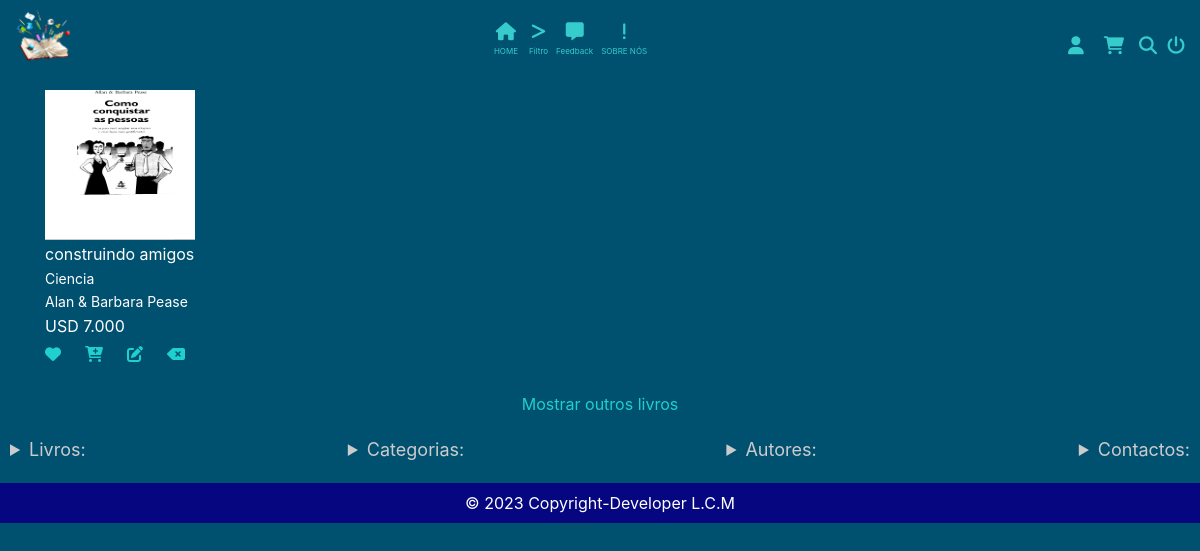
Page /paginas/index (signed in) on the committed database.
### tables this page shows
CREATE TABLE `livro` (
  `id_livro` int(6) NOT NULL,
  `url_capa` varchar(200) NOT NULL,
  `url_livro` varchar(200) NOT NULL,
  `titulo` varchar(50) NOT NULL,
  `preco` float(10,2) NOT NULL,
  `id_categoria` int(6) NOT NULL,
  `id_autor` int(6) NOT NULL
);

CREATE TABLE `categoria` (
  `id_categoria` int(6) NOT NULL,
  `nome` varchar(30) NOT NULL
);

CREATE TABLE `autor` (
  `id_autor` int(6) NOT NULL,
  `nome` varchar(60) NOT NULL
);

### app/Controllers/Paginas.php (called while the page is built, shortened)
<?php
class Paginas extends Controller {
    public function __construct()
    {
     $this->autorModel = $this->model('Autor');
        $this->categoriaModel = $this->model('Categoria');
        $this->postModel = $this->model('Post');
        $this->usuarioModel = $this->model('Usuario');
    }
    public function index(){
      $dados = [
        'autores' => $this->autorModel->lerAutores(),
         'categorias' => $this->categoriaModel->lerCategorias(),
         'livros' => $this->postModel->lerLivros(),
         'livros_favoritos' => $this->usuarioModel->lerLivrosFavoritos($_SESSION['usuario_id']),
    ];
       $this->view('paginas/home', $dados);
    }
}

### app/Libraries/Rota.php (called while the page is built, shortened)
<?php
class Rota{
    private $metodo = 'index';
    public function __construct()
    {
        $url = $this->url() ? $this->url() : [0];
        if(file_exists('../app/Controllers/'.ucwords($url[0]).'.php')):
            unset($url[0]);
        endif;
        $this->controlador = new $this->controlador;
        if(isset($url[1])):
            if(method_exists($this->controlador, $url[1])):
                $this->metodo = $url[1];
                unset($url[1]);
            endif;
        endif;
        $this->parametros = $url ? array_values($url) : [];
        call_user_func_array([$this->controlador, $this->metodo], $this->parametros);
    }
    private function url(){
        $url = filter_input(INPUT_GET,'url', FILTER_SANITIZE_URL);
        if(isset($url)):
            $url = trim(rtrim($url,'/'));
            $url = explode('/', $url);
            return $url;
        endif;
    }
}

### app/Libraries/Database.php (called while the page is built, shortened)
<?php
class Database {
    private $host = DB['HOST'];
    private $usuario = DB['USUARIO'];
    private $senha = DB['SENHA'];
    private $banco = DB['BANCO'];
    private $porta = DB['PORTA'];
    private $dbh;
    private $stmt;
    public function __construct()
    {
        $dsn = 'mysql:host='.$this->host.';port='.$this->porta.';dbname='.$this->banco;
        $opcoes = [
            PDO::ATTR_PERSISTENT => true,
            PDO::ATTR_ERRMODE => PDO::ERRMODE_EXCEPTION
        ];
        try {
            $this->dbh = new PDO($dsn, $this->usuario, $this->senha, $opcoes);
        } catch (PDOException $e) {
            print "Error!: ".$e->getMessage() . "<br/>";
            die();
        }
    }
    public function query($sql){
        $this->stmt = $this->dbh->prepare($sql);
    }
    public function bind($parametro, $valor, $tipo = null){
        if(is_null($tipo)):
            switch(true):
                case is_int($valor):
                    $tipo = PDO::PARAM_INT;
                break;
            endswitch;
        endif;
        $this->stmt->bindValue($parametro, $valor, $tipo);
    }
    public function executa(){
        return $this->stmt->execute();
    }
    public function resultados(){
        $this->executa();
        return $this->stmt->fetchAll(PDO::FETCH_OBJ);
    }
}

### app/Models/Post.php (called while the page is built, shortened)
<?php
class Post{
    private $db;
    public function __construct()
    {
        $this->db = new Database();
    }
    public function lerLivros(){
        $this->db->query("SELECT *,
        livro.id_livro as livroId,
        categoria.id_categoria as categoriaId,
        categoria.nome as categoriaNome,
        autor.id_autor as autorId,
        autor.nome as autorNome
         FROM livro
         INNER JOIN categoria ON
         livro.id_categoria = categoria.id_categoria
          INNER JOIN autor ON
          livro.id_autor = autor.id_autor
          ORDER BY livro.id_livro DESC ");
        return $this->db->resultados();
    }
}

### app/autoload.php (called while the page is built, shortened)
<?php
spl_autoload_register(function ($classe){
    $diretorios = [
        'Libraries',
        'Helpers'
    ];
    foreach($diretorios as $diretorio):
        $arquivo = (__DIR__.DIRECTORY_SEPARATOR.$diretorio.DIRECTORY_SEPARATOR.$classe.'.php');
    endforeach;
});

### app/Models/Autor.php (called while the page is built, shortened)
<?php
class Autor{
    private $db;
    public function __construct()
    {
        $this->db = new Database();
    }
    public function lerAutores(){
        $this->db->query("SELECT * FROM autor order by nome");
        return $this->db->resultados();
    }
}

### app/Models/Categoria.php (called while the page is built, shortened)
<?php
class Categoria{
    private $db;
    public function __construct()
    {
        $this->db = new Database();
    }
    public function lerCategorias(){
        $this->db->query("SELECT * FROM categoria order by nome");
        return $this->db->resultados();
    }
}

### app/Views/paginas/home.php (the view, shortened to what this page needs)
<section class="section_livros">
    <?php foreach($dados['livros'] as $livro): ?>
    <article class="main_livro article">
        <div class="div_capa_livro"><img src="<?= URL ?>/public/uploads/capa/<?= $livro->url_capa ?>" alt="">
        </div>
        <div class="artibutos_livro div-spans">
            <span class="nome_livro"><?= $livro->titulo ?></span>
            <span class="categoria_livro"><?= $livro->categoriaNome ?></span>
            <span class="autor_livro"><?= $livro->autorNome ?></span>
            <span class="preco_livro">USD <?= number_format($livro->preco, 0,',','.') ?></span>
        </div>
        <div class="div_btn_livro div-botao">
            <form name="editar" action="<?=URL?>/usuarios/AdicionaraosFavoritos/<?= $livro->id_livro ?>" method="post"><button style="<?php foreach($dados['livros_favoritos'] as $LF):
            if($livro->id_livro == $LF->id_livro):
                echo $LF->cor;
            endif;
        endforeach
            ?>" type="submit"><i class="fa-solid fa-heart"></i></button></form>
             <form name="cadastrar" action="<?=URL?>/carrinhos/resumo" method="post">
            <button type="submit"><i class="fa-solid fa-cart-plus"></i></button></form>
            <?php if($_SESSION['usuario_id'] == 6):?>
            <form name="editar" action="<?=URL?>/posts/editar/<?= $livro->id_livro ?>" method="post">
                <button><i class="fa-solid fa-pen-to-square"></i></button>
            </form>
            <form name="editar" action="<?=URL?>/posts/deletar/<?= $livro->id_livro ?>" method="post">
                <button><i class="fa-solid fa-delete-left"></i></button>
            </form>
        </div>
        <?php endif;?>
    </article>
    <?php endforeach ?>
</section>
<div class="div_mostrar_mais"><a href="">Mostrar outros livros</a></div>

### public/css/style.css (style rules this page uses)
* { margin: 0; padding: 0; text-decoration: none; transition: all ease 0.1s; }
* a { color: rgb(32, 207, 207); }
html, body { scroll-behavior: smooth; }
body { background-color: rgb(0, 81, 112); }
.section_livros { justify-items: center; display: grid; grid-template-columns: 20% 20% 20% 20% 20%; margin: 5px 0; }
.main_livro { margin: 0px 10px; margin-bottom: 20px; }
.div_capa_livro img { height: 100%; width: 100%; }
.div_capa_livro { height: 150px; width: 150px; }
.artibutos_livro span { display: flex; flex-direction: column; margin: 2px 0; color: white; }
.categoria_livro, .autor_livro { font-size: 14px; }
.div_btn_livro { display: flex; justify-content: space-between; flex-wrap: wrap; font-size: 18px; width: 140px; }
.div_btn_livro button { background-color: transparent; border: none; color: rgb(32, 207, 207); font-size: 16px; }
.div_mostrar_mais { text-align: center; margin: 5px 0px; }
.div_mostrar_mais a { color: rgb(32, 207, 207); text-decoration: none; }

### rows in the picture
livro: url_capa (picture), titulo "construindo amigos", id_categoria.nome "Ciencia", id_autor.nome "Alan & Barbara Pease", preco "7.000"
